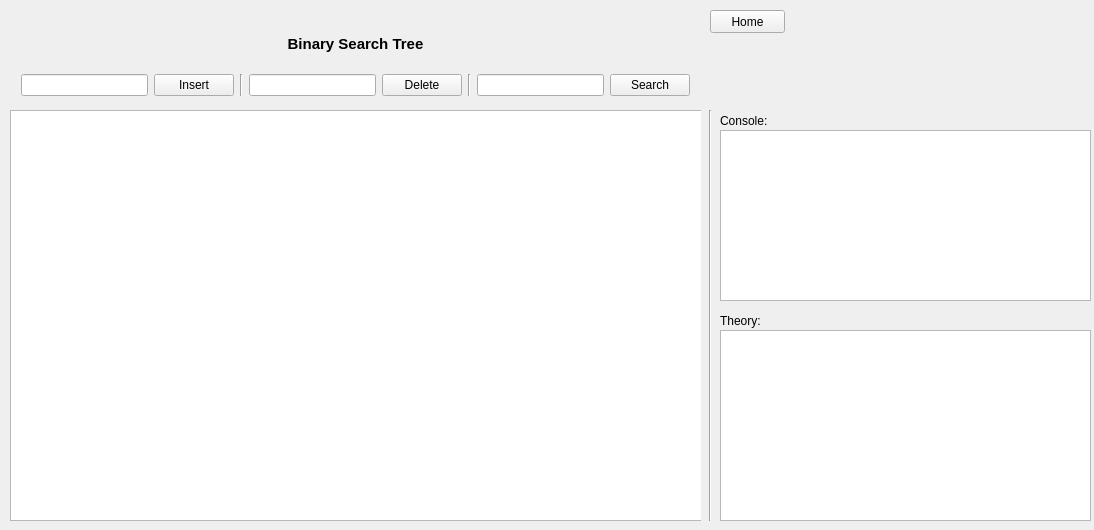
<?xml version="1.0" encoding="UTF-8"?>
<ui version="4.0">
 <class>BSTViewClass</class>
 <widget class="QWidget" name="BSTViewClass">
  <property name="geometry">
   <rect>
    <x>0</x>
    <y>0</y>
    <width>1094</width>
    <height>530</height>
   </rect>
  </property>
  <property name="windowTitle">
   <string>BinarySearchTree</string>
  </property>
  <widget class="QWidget" name="layoutWidget">
   <property name="geometry">
    <rect>
     <x>10</x>
     <y>10</y>
     <width>691</width>
     <height>97</height>
    </rect>
   </property>
   <layout class="QVBoxLayout" name="bstHeaderAndControlPane">
    <item>
     <widget class="QLabel" name="bstHeaderLabel">
      <property name="layoutDirection">
       <enum>Qt::RightToLeft</enum>
      </property>
      <property name="text">
       <string>&lt;html&gt;&lt;head/&gt;&lt;body&gt;&lt;p&gt;&lt;span style=&quot; font-size:11pt; font-weight:600;&quot;&gt;Binary Search Tree&lt;/span&gt;&lt;/p&gt;&lt;/body&gt;&lt;/html&gt;</string>
      </property>
      <property name="alignment">
       <set>Qt::AlignCenter</set>
      </property>
     </widget>
    </item>
    <item>
     <layout class="QHBoxLayout" name="bstControlPane">
      <item>
       <widget class="QLineEdit" name="bstInsertLineEdit"/>
      </item>
      <item>
       <widget class="QPushButton" name="bstInsertBtn">
        <property name="text">
         <string>Insert</string>
        </property>
       </widget>
      </item>
      <item>
       <widget class="Line" name="bstInsertDelSepLine">
        <property name="orientation">
         <enum>Qt::Vertical</enum>
        </property>
       </widget>
      </item>
      <item>
       <widget class="QLineEdit" name="bstDeleteLineEdit"/>
      </item>
      <item>
       <widget class="QPushButton" name="bstDelBtn">
        <property name="text">
         <string>Delete</string>
        </property>
       </widget>
      </item>
      <item>
       <widget class="Line" name="bstDelSearchSepLine">
        <property name="orientation">
         <enum>Qt::Vertical</enum>
        </property>
       </widget>
      </item>
      <item>
       <widget class="QLineEdit" name="bstSearchLineEdit"/>
      </item>
      <item>
       <widget class="QPushButton" name="bstSearchBtn">
        <property name="text">
         <string>Search</string>
        </property>
       </widget>
      </item>
     </layout>
    </item>
   </layout>
  </widget>
  <widget class="QWidget" name="bstAnimAreaPane" native="true">
   <property name="geometry">
    <rect>
     <x>10</x>
     <y>110</y>
     <width>691</width>
     <height>411</height>
    </rect>
   </property>
   <widget class="QGraphicsView" name="bstAnimArea">
    <property name="geometry">
     <rect>
      <x>0</x>
      <y>0</y>
      <width>701</width>
      <height>411</height>
     </rect>
    </property>
   </widget>
  </widget>
  <widget class="QPushButton" name="bstHomeBtn">
   <property name="geometry">
    <rect>
     <x>710</x>
     <y>10</y>
     <width>75</width>
     <height>23</height>
    </rect>
   </property>
   <property name="text">
    <string>Home</string>
   </property>
  </widget>
  <widget class="QPlainTextEdit" name="bstPlainTextEdit">
   <property name="geometry">
    <rect>
     <x>720</x>
     <y>130</y>
     <width>371</width>
     <height>171</height>
    </rect>
   </property>
   <property name="readOnly">
    <bool>true</bool>
   </property>
  </widget>
  <widget class="Line" name="bstAnimTextAreaSeparator">
   <property name="geometry">
    <rect>
     <x>695</x>
     <y>110</y>
     <width>31</width>
     <height>411</height>
    </rect>
   </property>
   <property name="orientation">
    <enum>Qt::Vertical</enum>
   </property>
  </widget>
  <widget class="QLabel" name="bstConsoleLabel">
   <property name="geometry">
    <rect>
     <x>720</x>
     <y>110</y>
     <width>47</width>
     <height>21</height>
    </rect>
   </property>
   <property name="text">
    <string>Console:</string>
   </property>
  </widget>
  <widget class="QLabel" name="bstInfoConsoleLabel">
   <property name="geometry">
    <rect>
     <x>720</x>
     <y>310</y>
     <width>47</width>
     <height>21</height>
    </rect>
   </property>
   <property name="text">
    <string>Theory:</string>
   </property>
  </widget>
  <widget class="QPlainTextEdit" name="bstInfoPlainTextEdit">
   <property name="geometry">
    <rect>
     <x>720</x>
     <y>330</y>
     <width>371</width>
     <height>191</height>
    </rect>
   </property>
   <property name="readOnly">
    <bool>true</bool>
   </property>
  </widget>
 </widget>
 <layoutdefault spacing="6" margin="11"/>
 <resources/>
 <connections/>
</ui>
